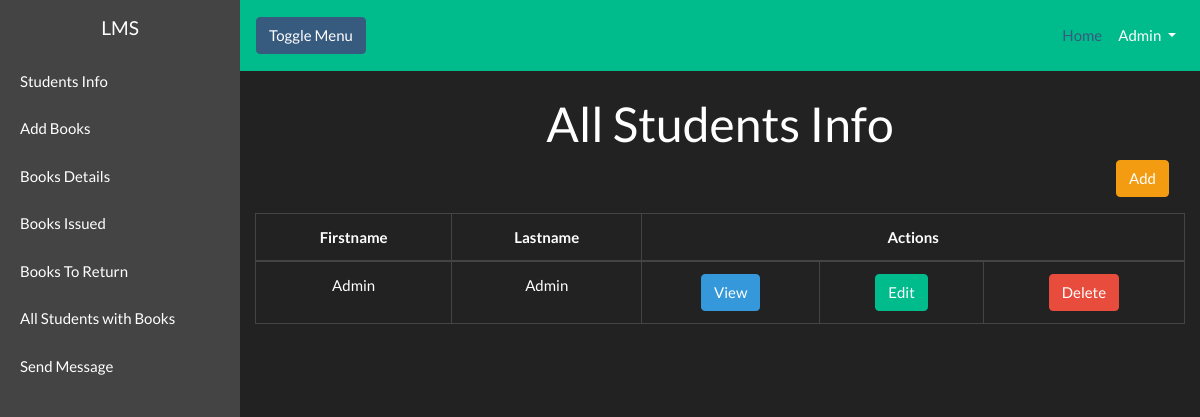
Page /studentinfo.php (signed in) on the earlier database version.
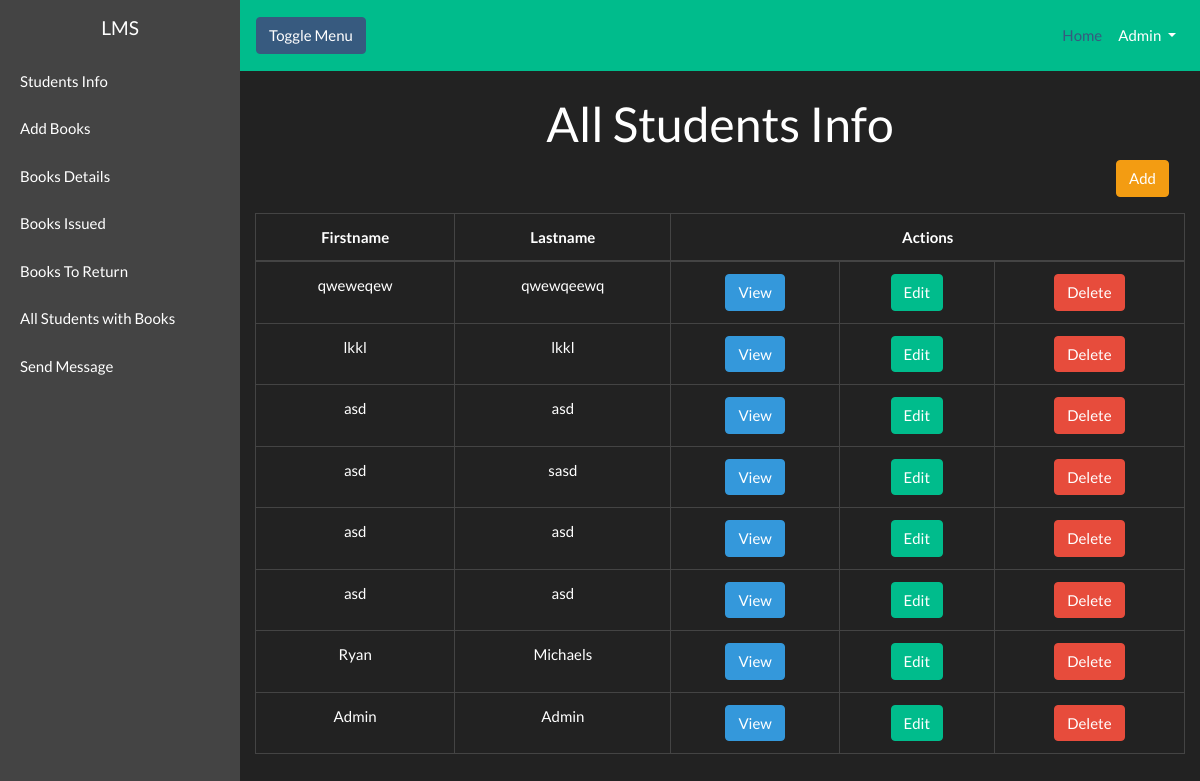
Same page on the later database version.
### tables this page shows
CREATE TABLE `student` (
  `id` int(11) NOT NULL,
  `firstname` varchar(256) NOT NULL,
  `lastname` varchar(256) NOT NULL,
  `gender` varchar(256) NOT NULL,
  `username` varchar(256) NOT NULL,
  `password` varchar(256) NOT NULL,
  `email` varchar(256) NOT NULL,
  `contact` varchar(256) NOT NULL,
  `sem` int(11) NOT NULL,
  `enrollment_num` int(11) NOT NULL,
  `std_status` varchar(256) NOT NULL,
  `user_level` int(11) NOT NULL
);

### init/init.php (called while the page is built, shortened)
<?php
$crud = new Crud;
?>

### class/Database.php (called while the page is built, shortened)
<?php
    class Database {
        private $host = DB_HOST;
        private $user = DB_USER;
        private $pass = DB_PASS;
        private $dbname = DB_NAME;
        public function database() {
            $conn = $this->connection = new Mysqli($this->host,$this->user,$this->pass,$this->dbname);
        }
}
?>

### class/Crud.php (called while the page is built, shortened)
<?php
class Crud extends Database {
    public function displayData($dbname) {
        $query = "SELECT * FROM ". $dbname . " ORDER BY id DESC";
        $result = $this->connection->query($query);
        return $result;
    }
}
?>

### studentinfo.php (the view, shortened to what this page needs)
<?php
    include "includes/header.php";
    include "includes/navigation.php";
?>
      <div class="container-fluid">
        <div class="row">
            <div class="col-md-12 col-sm-12">
                <h1 class="mt-4 text-center">All Students Info</h1>
                    <div class="float-right mb-3 mr-3">
                        <button type="button" name="age" id="age" data-toggle="modal" data-target="#addDataModal" class="btn btn-warning">Add</button>
                    </div>
            <div class="table-responsive" id="student_table">
                <table class="table table-bordered text-center">
                    <thead>
                        <tr>
                            <th>Firstname</th>
                            <th>Lastname</th>
                            <th colspan="3">Actions</th>
                        </tr>
                    </thead>
                    <tbody>
                        <?php
                            $crud = $crud->displayData("student");
                        ?>
                    <?php foreach($crud as $row): ?>
                        <tr>
                            <td><?= $row['firstname']; ?></td>
                            <td><?= $row['lastname']; ?></td>
                            <td><input type="button" value="View" name="view" class="btn btn-info view_data" id="<?= $row['id']; ?>"></td>
                            <td><a href="#" class="btn btn-success">Edit</a></td>
                            <td><a href="#" class="btn btn-danger">Delete</a></td>
                        </tr>
                    <?php endforeach; ?>
                    </tbody>
                </table>
                </div>
            </div>
        </div>
      </div>
    </div>
  </div>
<?php include "includes/footer.php"; ?>

### includes/header.php (shortened to what this page needs)
<?php
    require "init/init.php";
?>
<!DOCTYPE html>
<html lang="en">
<head>
    <link rel="stylesheet" href="assets/css/bootstrap.min.css">
    <link rel="stylesheet" href="assets/css/custom.css">
    <link rel="stylesheet" href="assets/fontawesome/fontawesome.min.css">
</head>
<body>

### includes/navigation.php (shortened to what this page needs)
<div class="d-flex" id="wrapper">
    <div class="bg-secondary" id="sidebar-wrapper">
      <div class="sidebar-heading text-center">LMS</div>
        <div class="list-group list-group-flush">
          <a href="studentinfo.php" class="list-group-item list-group-item-action bg-secondary">Students Info</a>
          <a href="#" class="list-group-item list-group-item-action bg-secondary">Add Books</a>
          <a href="#" class="list-group-item list-group-item-action bg-secondary">Books Details</a>
          <a href="#" class="list-group-item list-group-item-action bg-secondary">Books Issued</a>
          <a href="#" class="list-group-item list-group-item-action bg-secondary">Books To Return</a>
          <a href="#" class="list-group-item list-group-item-action bg-secondary">All Students with Books</a>
          <a href="#" class="list-group-item list-group-item-action bg-secondary">Send Message</a>
        </div>
    </div>
    <div id="page-content-wrapper">
      <nav class="navbar navbar-expand-lg navbar-light bg-light">
        <button class="btn btn-primary" id="menu-toggle">Toggle Menu</button>
        <div class="collapse navbar-collapse" id="navbarSupportedContent">
          <ul class="navbar-nav ml-auto mt-2 mt-lg-0">
            <li class="nav-item active">
              <a class="nav-link" href="dashboard.php">Home <span class="sr-only">(current)</span></a>
            </li>
            <li class="nav-item dropdown">
              <a class="nav-link dropdown-toggle" href="#" id="navbarDropdown" role="button" data-toggle="dropdown" aria-haspopup="true" aria-expanded="false">
               <?= $_SESSION['username']; ?>
              </a>
            </li>
          </ul>
        </div>
      </nav>

### includes/footer.php (shortened to what this page needs)
</body>
</html>

### assets/css/custom.css (style rules this page uses)
body { overflow-x: hidden; }
#sidebar-wrapper { min-height: 100vh; margin-left: -15rem; -webkit-transition: margin .25s ease-out; -moz-transition: margin .25s ease-out; -o-transition: margin .25s ease-out; transition: margin .25s ease-out; }
#sidebar-wrapper .sidebar-heading { padding: 0.875rem 1.25rem; font-size: 1.2rem; }
#sidebar-wrapper .list-group { width: 15rem; }
#page-content-wrapper { min-width: 100vw; }
@media (min-width: 768px) { #sidebar-wrapper { margin-left: 0; } }
@media (min-width: 768px) { #page-content-wrapper { min-width: 0; width: 100%; } }

Differences in the rows shown:
added student: firstname "qweweqew", lastname "qwewqeewq"
added student: firstname "lkkl", lastname "lkkl"
added student: firstname "asd", lastname "asd"
added student: firstname "asd", lastname "sasd"
added student: firstname "asd", lastname "asd"
added student: firstname "asd", lastname "asd"
added student: firstname "Ryan", lastname "Michaels"
